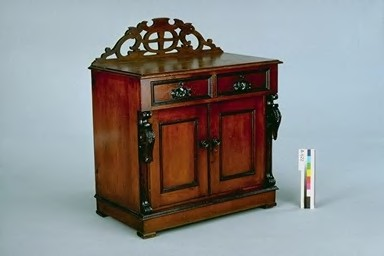
#> input picture Tasks/Practical_04/wangCustom10/antiques/435002.jpg, 384 x 256 px
$ jupyter execute --allow-errors Praktikum04_Bildsuche_mit_Merkmalen.ipynb
#> lines starting #> are read from the running program, lines starting #| are printed output that depends on the picture; long printed decimals are rounded
## Machine Learning for Computer Vision SoSe 2022

### Praktikum 4

Content Based Image Retrieval mit primitiven Merkmalen

Bauen Sie ein einfaches System zur inhaltsbasierten Bildsuche, basierend auf Farbmerkmalen. Verwenden
Sie dazu die in FELIX bereitgestellte Mini-Bilddatenbank wangCustom10 (1000 Bilder). Sie können das System später ggf. auf Ihre
eigenen Bildsammlungen anwenden.

[cell 1]
from skimage import io
from skimage.color import rgb2hsv
import numpy as np
import matplotlib.pyplot as plt

Entpacken Sie die bereitgestellte Bildersammlung in einen Ordner relativ zu diesem Notebook, so dass Sie im weitern Verlauf der Übung auf die Bilder zum Anzeigen und zum Berechnen von Merkmalen zugreifen können.

Um später einfach auf die Files im Verzeichnis zugreifen zu können, wird im folgenden eine Funktion bereitgestellt, die die Liste der Bilder aus einer Text-Datei ausliest, ggf. mit einem (relativen) Pfad ergänzt und die Liste der Bilder zurückgibt.

[cell 2]
# read the names of the images for the image DB
def getFileList(file_name, prefix):
    f = open(prefix + "/" + file_name, "r")
    imgNameList = []
    for line in f:
        # open image file
        imgNameList.append(prefix + line.rstrip())
    f.close()
    return imgNameList


import os


def getFilesInFolder(folderName):
#> called with folderName = 'wangCustom10/'
    imgList = []
    for root, directories, files in os.walk(folderName, topdown=False):
        for name in files:
            eachFilePath = os.path.join(root, name)
            if "readme" not in eachFilePath:
                imgList.append(eachFilePath)
    return imgList

#### Erstellung von HSV-Farbhistogrammen

Schreiben Sie eine Funktion, die von einem Bild ein globales HSV-Farbhistogramm als Merkmal berechnet. Als Eingabeparameter soll dabei der Dateiname dienen. Als Rückgabewert soll die Funktion einen
numpy-Vektor erzeugen. Wählen Sie eine geeignete Quantisierung für das Histogramm.

http://scikit-image.org/docs/dev/api/skimage.color.html#skimage.color.rgb2hsv

https://docs.scipy.org/doc/numpy/reference/generated/numpy.histogramdd.html

[cell 3]
# Generated 10 * 10 * 10 = 1000 bins


def hsvHistogramForRgbImage(imageFileName):
    img = io.imread(imageFileName)
    hsv_img = rgb2hsv(img).reshape(-1, 3)
    hist, edges = np.histogramdd(hsv_img, bins=(10, 10, 10))
    hist = hist.flatten()
    hist = hist / sum(hist)
    return hist


#> (the rest of this cell did not finish here and is left out)

#### Histogramm Intersection zur Ähnlichkeitsbestimmung

Implementieren Sie eine Funktion, die zwei Merkmalsvektoren entgegennimmt und als Ähnlichkeitsmaß
den Histogram-Intersection Wert zurückgibt.

[cell 4]
# https://stackoverflow.com/questions/52184242/numpy-calculate-histogram-intersection
def histogram_intersection(h1, h2):
    sm = 0
    # Use 1000 bins here also
    for i in range(1000):
        sm += min(h1[i], h2[i])
    return sm


#> (the rest of this cell did not finish here and is left out)

#### Erstellung Featuredatenbank

Erstellen Sie nun ein Skript, das HSV-Farbhistogramme für alle Bilder einer (kleinen) Bilddatenbank
vorberechnet und abspeichert. Sie können dabei die Liste mit den Bildnamen von oben verwenden. Achten Sie darauf, dass Sie die Merkmalsvektoren noch den Bildnamen zuordnen können (für ein Späteres Anzeigen der Bilder).

[cell 5]
images_db = {}

for eachImagePath in getFilesInFolder("wangCustom10/"):
    images_db[eachImagePath] = hsvHistogramForRgbImage(eachImagePath)
#> call 3 of hsvHistogramForRgbImage, with imageFileName = 'wangCustom10/antiques/435002.jpg'
#> in hsvHistogramForRgbImage, img is the input picture: shape (256, 384, 3); mean R, G, B 140.1, 139, 138.8
#> in hsvHistogramForRgbImage (call 3), `hist, edges = np.histogramdd(hsv_img, bins=(10, 10, 10))`: edges = [[0, 0.0998, 0.2, 0.3, 0.399, 0.499, 0.599, 0.699, 0.799, 0.899, 0.998], [0, 0.1, 0.2, 0.3, 0.4, 0.5, 0.6, 0.7, 0.8, 0.9, 1], [0.00392, 0.104, 0.203, 0.303, 0.402, 0.502, 0.602, 0.701, 0.801, 0.9, 1]]
#> in hsvHistogramForRgbImage (call 3), `hist = hist.flatten()`: hist = 1000 values, max 33231 at index 517, min 0 at index 0, mean 98.3
#> in hsvHistogramForRgbImage (call 3), `hist = hist / sum(hist)`: hist = 1000 values, max 0.338 at index 517, min 0 at index 0, mean 0.001

#### Ähnlichste Bilder bestimmen

Erstellen Sie eine Funktion, die für ein Anfragebild die Ähnlickeiten zu allen Bildern in der DB berechnet
(mit Hilfe der Histogram Intersection). Die Ähnlichkeiten sollen als 1D np-Array zurückgegeben werden.

[cell 6]
def getSimilarityToImageWithPath(imagePath):
    similarityArray = []

    histogramToCompareTo = images_db[imagePath]

    for key, value in images_db.items():
        similarityArray.append(histogram_intersection(histogramToCompareTo, value))
    return similarityArray


def getSimilarityToImageWithPathAsDictionary(imagePath):
    similarityDictionary = {}

    histogramToCompareTo = images_db[imagePath]

    for key, value in images_db.items():
        similarityDictionary[key] = histogram_intersection(histogramToCompareTo, value)
    return similarityDictionary


# print(getSimilarityToImageWithPath("wangCustom10/alaska\\114000.jpg"));

#### Visualisierung Ergebnisse

Suchen Sie nun ein Anfragebild aus (kann in der vorgegebenen Sammlung enthalten sein). Zu diesem Anfragebild sollen nun die 10 ähnlichsten Bilder (bzüglich den oben erstellten Merkmalen und HI) gefunden werden.

Geben Sie die 10 ähnlichsten Bilder in einer übersichtlichen Darstellung aus. Ergänzen Sie die Darstellung der Bilder mit dem jeweiligen Ähnlichkeitswert.

[cell 7]
import operator


def getFirstTenSimilarImages(filePath):
    similaritiesDictionary = getSimilarityToImageWithPathAsDictionary(filePath)
    # https://stackoverflow.com/a/6667177/3526350
    sorted_tuples = sorted(
        similaritiesDictionary.items(), key=operator.itemgetter(1), reverse=True
    )
    sortedSimilaritiesDictionary = {k: v for k, v in sorted_tuples}

    firstTenImages = list(sortedSimilaritiesDictionary.items())[:10]
    return firstTenImages


def showTenImagesGridWithSimilarityScore(imageDictionary):
    f, axarr = plt.subplots(2, 5, sharex=True)

    flatAxarr = axarr.flatten()

    # f.set_figheight(15)
    f.set_figwidth(22)

    for eachImageIndex, eachImage in enumerate(imageDictionary):
        flatAxarr[eachImageIndex].imshow(io.imread(eachImage[0]))
        flatAxarr[eachImageIndex].set_title(str(eachImage[1]))


#> (the rest of this cell did not finish here and is left out)

Um das spätere Experimentieren zu erleichtern können Sie die berechneten Merkmale in einer Datei persistieren, um später nicht mehr alles neu berechnen zu müssen. Dann können Sie bei Bedarf einfach die Merkmale aus der Datei laden.

https://scikit-learn.org/stable/modules/model_persistence.html

[cell 8]
import pickle
from joblib import dump, load

with open("images_hist_db.pkl", "wb") as f:
    pickle.dump(images_db, f)

[cell 9]
with open("images_hist_db.pkl", "rb") as f:
    images_db = pickle.load(f)

#> (the rest of this cell did not finish here and is left out)


Experimentieren Sie! Wann funktioniert die Bildsuche mit Farbhistogrammen gut, wann nicht?

### Metrik zur Bewertung der Qualität der Bilderkennung mit Histrogrammen

Für jede Kategorie bzw. jedes Subdirectory wird das jeweils erste Bild im Ordner als Referenzbild genommen und mit allen anderen Bildern des Ordners verglichen

[cell 10]
rootFolder = "wangCustom10/"

recognitionDictionaryHistogram = {}

for _, categoryDirectories, _ in os.walk(rootFolder):
    for directoryName in categoryDirectories:
        eachSubdirectoryPath = rootFolder + directoryName
        firstFilePathInFolder = (
            eachSubdirectoryPath + "/" + os.listdir(eachSubdirectoryPath)[0]
        )

        firstFileInFolderHistogram = hsvHistogramForRgbImage(firstFilePathInFolder)
#> firstFileInFolderHistogram has the same summary as hist in hsvHistogramForRgbImage

        fileCount = 0
        histogramDifferenceSum = 0

        for _, _, imageFiles in os.walk(eachSubdirectoryPath):
            for imageFile in imageFiles:
                fileCount += 1
                histogramDifferenceSum += histogram_intersection(
                    firstFileInFolderHistogram,
                    hsvHistogramForRgbImage(eachSubdirectoryPath + "/" + imageFile),
                )
#> in histogram_intersection, `sm = 0`: sm = 0
#> the loop in histogram_intersection, `for i in range(1000):` made 1000 passes
#> sm on passes 1 to 3: 0, 0, 1.02e-05
#> after the loop in histogram_intersection, `for i in range(1000):`: sm = 1
#> histogramDifferenceSum = 1

        recognitionDictionaryHistogram[directoryName] = (
            histogramDifferenceSum / fileCount
        )

recognitionDictionaryHistogram = sorted(
    recognitionDictionaryHistogram.items(), key=operator.itemgetter(1), reverse=True
)
#> recognitionDictionaryHistogram = [('antiques', 1), ('alaska', 1)]

print(recognitionDictionaryHistogram)
#| [('antiques', 1), ('alaska', 1)]

[cell 11]
histogramSubDirNames = [i[0] for i in recognitionDictionaryHistogram]
#> histogramSubDirNames = ['antiques', 'alaska']
histogramAccuracyValues = [i[1] for i in recognitionDictionaryHistogram]
#> histogramAccuracyValues = [1, 1]

New_Colors = ["#00cec9", "#0984e3"]
plt.bar(histogramSubDirNames, histogramAccuracyValues, color=New_Colors)
plt.title("Histogram accuracy per category (higher is better)", fontsize=14)
plt.xlabel("category name", fontsize=14)
plt.ylabel("Accuracy score", fontsize=14)
plt.xticks(rotation="vertical")
plt.gca().yaxis.grid(True)
plt.show()
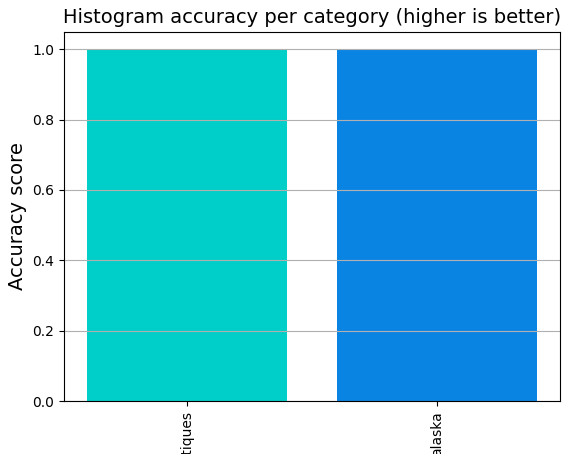
#> figure drawn by matplotlib, 1 panel

-   Katzen sind per Histrogramm vermutlich so schlecht, weil die Hintergründe und Katzen selbst alle verschiedene Farben haben

### Image recognition with textures

[cell 12]
import skimage
import numpy as np
import matplotlib.pyplot as plt


def averageOfList(list):
    return sum(list) / len(list)


numPoints = 8
radius = 3


def getLocalBinaryPatternHistogramForImagePath(imagePath):
    binaryPattern = getLocalBinaryPatternForImagePath(imagePath)

    hist, _ = np.histogram(
        binaryPattern.ravel(),
        density=True,
        bins=np.arange(0, 2**numPoints),
        range=(0, 2**numPoints - 2),
    )

    # normalize the histogram
    hist = hist.astype("float")
    hist /= hist.sum()

    # return the histogram of Local Binary Patterns
    return hist


def getLocalBinaryPatternForImagePath(imagePath):
    image = skimage.io.imread(imagePath)
    grayImage = skimage.util.img_as_ubyte(skimage.color.rgb2gray(image))

    binaryPattern = skimage.feature.local_binary_pattern(
        grayImage, numPoints, radius, method="default"
    )
    return binaryPattern


# https://scikit-image.org/docs/dev/auto_examples/features_detection/plot_local_binary_pattern.html
# Maß für die Verschiedenheit zweier Wahrscheinlichkeitsverteilungen (in unserem Fall Histogramme)
def kullback_leibler_divergence(p, q):
    p = np.asarray(p)
    q = np.asarray(q)
    filt = np.logical_and(p != 0, q != 0)
    return np.sum(p[filt] * np.log2(p[filt] / q[filt]))

[cell 13]
imagePath1 = "wangCustom10\\alaska\\114001.jpg"
imagePath2 = "wangCustom10\\alaska\\114002.jpg"

#> (the rest of this cell did not finish here and is left out)

Evaluate local binary patterns

[cell 14]
rootFolder = "wangCustom10/"
#> rootFolder = 'wangCustom10/'

recognitionDictionaryLBP = {}

for _, categoryDirectories, _ in os.walk(rootFolder):
    for directoryName in categoryDirectories:
        eachSubdirectoryPath = rootFolder + directoryName
#> eachSubdirectoryPath = 'wangCustom10/antiques'
        firstFilePathInFolder = (
            eachSubdirectoryPath + "/" + os.listdir(eachSubdirectoryPath)[0]
        )
#> firstFilePathInFolder = 'wangCustom10/antiques/435002.jpg'

        fileCount = 0
        inverseKullbackLeiblerDivergenceScoreSum = 0

        LBPHistogramForFirstFileInFolder = getLocalBinaryPatternHistogramForImagePath(
            firstFilePathInFolder
        )
#> call 2 of getLocalBinaryPatternForImagePath, with imagePath = 'wangCustom10/antiques/435002.jpg'
#> in getLocalBinaryPatternForImagePath (call 2), `grayImage = skimage.util.img_as_ubyte(skimage.color.rgb2gray(image))`:
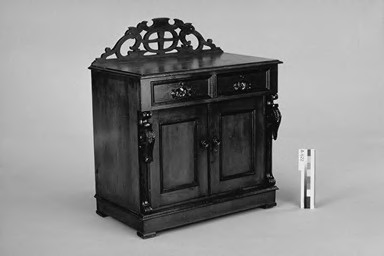
#> grayImage: shape (256, 384); min 0, max 253, mean 139.2
#> in getLocalBinaryPatternForImagePath (call 2), `binaryPattern = skimage.feature.local_binary_pattern( grayImage, numPo..`:
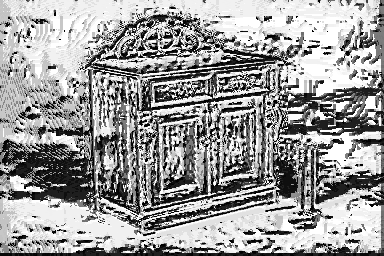
#> binaryPattern: shape (256, 384) float64; min 0, max 255, mean 156.7
#> LBPHistogramForFirstFileInFolder = 255 values, max 0.134 at index 254, min 5.09e-05 at index 138, mean 0.00392

        for _, _, imageFiles in os.walk(eachSubdirectoryPath):
            for imageFile in imageFiles:
                fileCount += 1
                # Use an inverse of the kullback leibler divergence where 0 means not similar and 1 means completely similar
                # For easier calculation with the histogram score later
                inverseKullbackLeiblerDivergenceScoreSum += (
                    1
                    - kullback_leibler_divergence(
                        LBPHistogramForFirstFileInFolder,
                        getLocalBinaryPatternHistogramForImagePath(
                            eachSubdirectoryPath + "/" + imageFile
                        ),
                    )
                )
#> in kullback_leibler_divergence, `p = np.asarray(p)`: p has the same summary as LBPHistogramForFirstFileInFolder outside kullback_leibler_divergence
#> in kullback_leibler_divergence, `q = np.asarray(q)`: q has the same summary as LBPHistogramForFirstFileInFolder outside kullback_leibler_divergence
#> inverseKullbackLeiblerDivergenceScoreSum = 1

        recognitionDictionaryLBP[directoryName] = (
            inverseKullbackLeiblerDivergenceScoreSum / fileCount
        )

recognitionDictionaryLBP = sorted(
    recognitionDictionaryLBP.items(), key=operator.itemgetter(1), reverse=True
)
#> recognitionDictionaryLBP = [('antiques', 1), ('alaska', 1)]

print(recognitionDictionaryLBP)
#| [('antiques', 1.0), ('alaska', 1.0)]

[cell 15]
LBPSubDirNames = [i[0] for i in recognitionDictionaryLBP]
#> LBPSubDirNames = ['antiques', 'alaska']
LBPAccuracyValues = [i[1] for i in recognitionDictionaryLBP]
#> LBPAccuracyValues = [1, 1]

New_Colors = ["#00cec9", "#0984e3"]
plt.bar(LBPSubDirNames, LBPAccuracyValues, color=New_Colors)
plt.title(
    "Local binary pattern average inverse kullback_leibler_divergence score per category (higher is better)",
    fontsize=14,
)
plt.xlabel("category name", fontsize=14)
plt.ylabel("Accuracy score", fontsize=14)
plt.xticks(rotation="vertical")
plt.gca().yaxis.grid(True)
plt.show()
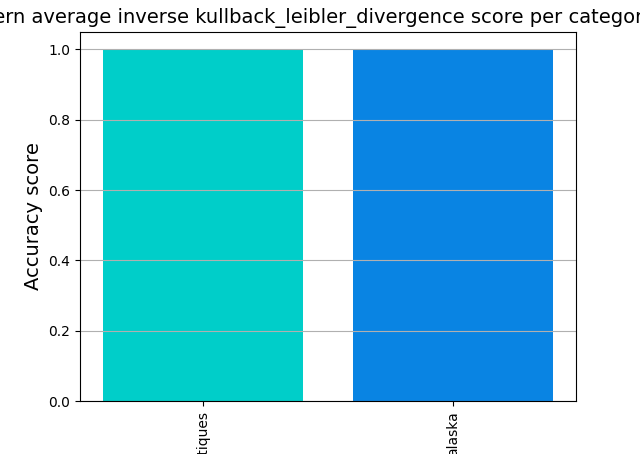
#> figure drawn by matplotlib, 1 panel

Use combined texture and histogram scores averaged

[cell 16]
rootFolder = "wangCustom10/"

recognitionDictionaryCombinedCriteria = {}

for _, categoryDirectories, _ in os.walk(rootFolder):
    for directoryName in categoryDirectories:
        eachSubdirectoryPath = rootFolder + directoryName
        firstFilePathInFolder = (
            eachSubdirectoryPath + "/" + os.listdir(eachSubdirectoryPath)[0]
        )

        fileCount = 0
        combinedScoreSum = 0

        LBPHistogramForFirstFileInFolder = getLocalBinaryPatternHistogramForImagePath(
            firstFilePathInFolder
        )

        firstFileInFolderHistogram = hsvHistogramForRgbImage(firstFilePathInFolder)

        for _, _, imageFiles in os.walk(eachSubdirectoryPath):
            for imageFile in imageFiles:
                fileCount += 1

                inverseKullbackLeiblerDivergence = 1 - kullback_leibler_divergence(
                    LBPHistogramForFirstFileInFolder,
                    getLocalBinaryPatternHistogramForImagePath(
                        eachSubdirectoryPath + "/" + imageFile
                    ),
                )
#> inverseKullbackLeiblerDivergence = 1

                histogramIntersection = histogram_intersection(
                    firstFileInFolderHistogram,
                    hsvHistogramForRgbImage(eachSubdirectoryPath + "/" + imageFile),
                )
#> histogramIntersection = 1

                combinedScoreSum += (
                    inverseKullbackLeiblerDivergence + histogramIntersection
                ) / 2
#> combinedScoreSum = 1

        recognitionDictionaryCombinedCriteria[directoryName] = (
            combinedScoreSum / fileCount
        )

recognitionDictionaryCombinedCriteria = sorted(
    recognitionDictionaryCombinedCriteria.items(),
    key=operator.itemgetter(1),
    reverse=True,
)
#> recognitionDictionaryCombinedCriteria = [('antiques', 1), ('alaska', 1)]

print(recognitionDictionaryCombinedCriteria)
#| [('antiques', 1), ('alaska', 1)]

[cell 17]
combinedMethodSubDirNames = [i[0] for i in recognitionDictionaryCombinedCriteria]
#> combinedMethodSubDirNames = ['antiques', 'alaska']
combinedAccuracyValues = [i[1] for i in recognitionDictionaryCombinedCriteria]
#> combinedAccuracyValues = [1, 1]

New_Colors = ["#00cec9", "#0984e3"]
plt.bar(combinedMethodSubDirNames, combinedAccuracyValues, color=New_Colors)
plt.title(
    "Combined (Histogram + LBP) recognition score (higher is better)", fontsize=14
)
plt.xlabel("category name", fontsize=14)
plt.ylabel("Accuracy score", fontsize=14)
plt.xticks(rotation="vertical")
plt.gca().yaxis.grid(True)
plt.show()
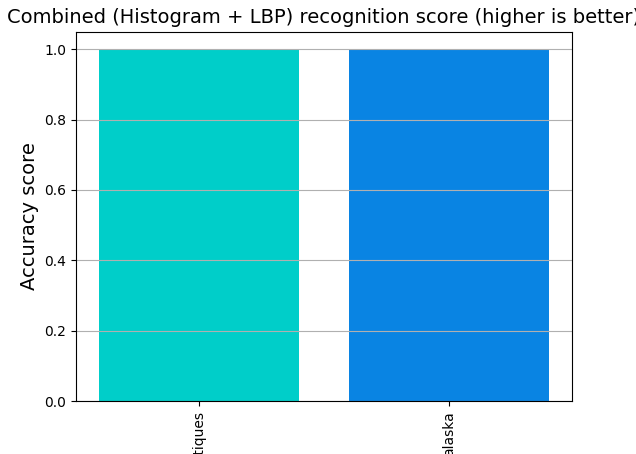
#> figure drawn by matplotlib, 1 panel
